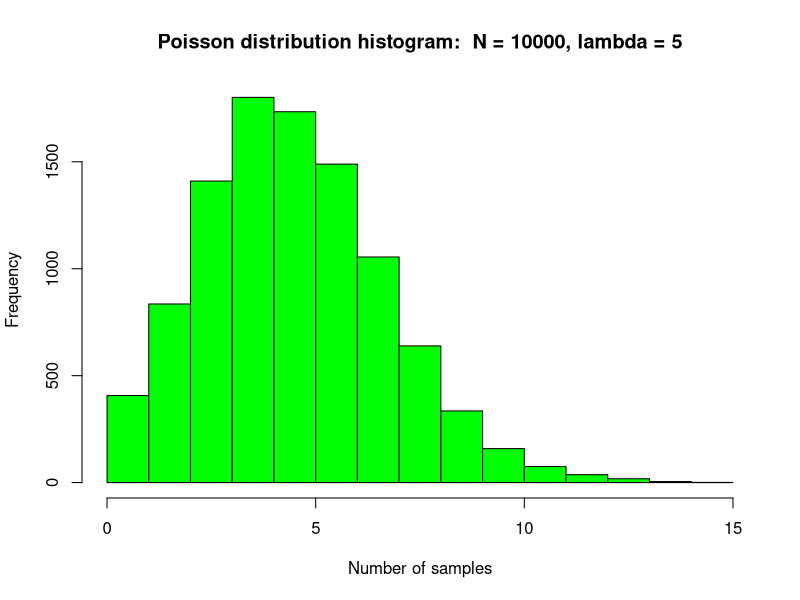

Recreate this plot in R.
#Generate and plot some random deviates drawn from a Poisson probability distribution.
#In this case, 10000 samples are drawn from a Poission distribution
#with a lambda value of 5.
Samples <- rpois(10000,5)

#Create a histogram of the Poisson distributed samples, with a title, X-axis label and using green bars.
hist(Samples, main = "Poisson distribution histogram:  N = 10000, lambda = 5", xlab = "Number of samples", col = "green")

#Calculate the mean and variance.  For a poisson distribution, they should be close to equal and both
#roughly equivalent to the lambda value.
MeanSamples <- mean(Samples)
VarianceSamples <- var(Samples)

#Print the mean and variance values.
message("Mean: ", MeanSamples)
message("Variance: ", VarianceSamples)



